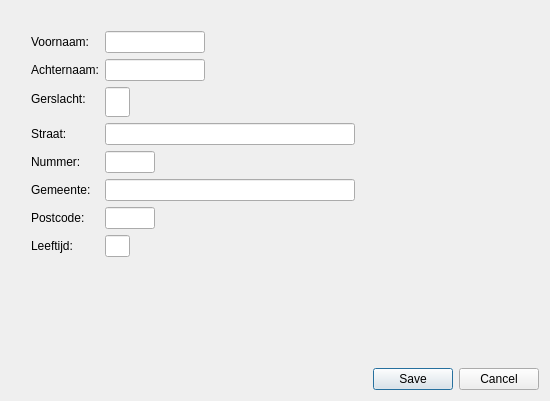
<?xml version="1.0" encoding="UTF-8"?>
<ui version="4.0">
 <class>GebruikersGegevens</class>
 <widget class="QDialog" name="GebruikersGegevens">
  <property name="windowModality">
   <enum>Qt::WindowModal</enum>
  </property>
  <property name="geometry">
   <rect>
    <x>0</x>
    <y>0</y>
    <width>550</width>
    <height>401</height>
   </rect>
  </property>
  <property name="windowTitle">
   <string>Gebruikers Gegevens</string>
  </property>
  <property name="windowIcon">
   <iconset resource="Resources.qrc">
    <normaloff>:/images/site-icon.png</normaloff>:/images/site-icon.png</iconset>
  </property>
  <property name="modal">
   <bool>true</bool>
  </property>
  <layout class="QVBoxLayout" name="verticalLayout">
   <item>
    <layout class="QFormLayout" name="formLayout">
     <property name="leftMargin">
      <number>20</number>
     </property>
     <property name="topMargin">
      <number>20</number>
     </property>
     <property name="rightMargin">
      <number>20</number>
     </property>
     <property name="bottomMargin">
      <number>20</number>
     </property>
     <item row="0" column="0">
      <widget class="QLabel" name="lblVoornaam">
       <property name="text">
        <string>Voornaam:</string>
       </property>
      </widget>
     </item>
     <item row="0" column="1">
      <widget class="QLineEdit" name="inputVoornaam">
       <property name="minimumSize">
        <size>
         <width>100</width>
         <height>0</height>
        </size>
       </property>
       <property name="maximumSize">
        <size>
         <width>100</width>
         <height>16777215</height>
        </size>
       </property>
      </widget>
     </item>
     <item row="1" column="0">
      <widget class="QLabel" name="lblAchternaam">
       <property name="text">
        <string>Achternaam:</string>
       </property>
      </widget>
     </item>
     <item row="1" column="1">
      <widget class="QLineEdit" name="inputAchternaam">
       <property name="minimumSize">
        <size>
         <width>100</width>
         <height>0</height>
        </size>
       </property>
       <property name="maximumSize">
        <size>
         <width>100</width>
         <height>16777215</height>
        </size>
       </property>
      </widget>
     </item>
     <item row="2" column="0">
      <widget class="QLabel" name="label">
       <property name="text">
        <string>Gerslacht:</string>
       </property>
      </widget>
     </item>
     <item row="2" column="1">
      <widget class="QLineEdit" name="inputGeslacht">
       <property name="minimumSize">
        <size>
         <width>25</width>
         <height>30</height>
        </size>
       </property>
       <property name="maximumSize">
        <size>
         <width>25</width>
         <height>30</height>
        </size>
       </property>
       <property name="maxLength">
        <number>1</number>
       </property>
      </widget>
     </item>
     <item row="3" column="0">
      <widget class="QLabel" name="label_2">
       <property name="text">
        <string>Straat:</string>
       </property>
      </widget>
     </item>
     <item row="3" column="1">
      <widget class="QLineEdit" name="inputStraat">
       <property name="minimumSize">
        <size>
         <width>250</width>
         <height>0</height>
        </size>
       </property>
       <property name="maximumSize">
        <size>
         <width>250</width>
         <height>16777215</height>
        </size>
       </property>
       <property name="maxLength">
        <number>250</number>
       </property>
      </widget>
     </item>
     <item row="4" column="0">
      <widget class="QLabel" name="label_3">
       <property name="text">
        <string>Nummer:</string>
       </property>
      </widget>
     </item>
     <item row="4" column="1">
      <widget class="QLineEdit" name="inputNummer">
       <property name="minimumSize">
        <size>
         <width>25</width>
         <height>0</height>
        </size>
       </property>
       <property name="maximumSize">
        <size>
         <width>50</width>
         <height>16777215</height>
        </size>
       </property>
       <property name="maxLength">
        <number>10</number>
       </property>
      </widget>
     </item>
     <item row="5" column="0">
      <widget class="QLabel" name="label_4">
       <property name="text">
        <string>Gemeente:</string>
       </property>
      </widget>
     </item>
     <item row="5" column="1">
      <widget class="QLineEdit" name="inputGemeente">
       <property name="minimumSize">
        <size>
         <width>250</width>
         <height>0</height>
        </size>
       </property>
       <property name="maximumSize">
        <size>
         <width>250</width>
         <height>16777215</height>
        </size>
       </property>
       <property name="maxLength">
        <number>250</number>
       </property>
      </widget>
     </item>
     <item row="6" column="0">
      <widget class="QLabel" name="label_5">
       <property name="text">
        <string>Postcode:</string>
       </property>
      </widget>
     </item>
     <item row="6" column="1">
      <widget class="QLineEdit" name="inputPostcode">
       <property name="minimumSize">
        <size>
         <width>50</width>
         <height>0</height>
        </size>
       </property>
       <property name="maximumSize">
        <size>
         <width>50</width>
         <height>16777215</height>
        </size>
       </property>
       <property name="maxLength">
        <number>25</number>
       </property>
      </widget>
     </item>
     <item row="7" column="0">
      <widget class="QLabel" name="label_6">
       <property name="text">
        <string>Leeftijd:</string>
       </property>
      </widget>
     </item>
     <item row="7" column="1">
      <widget class="QLineEdit" name="inputLeeftijd">
       <property name="minimumSize">
        <size>
         <width>25</width>
         <height>0</height>
        </size>
       </property>
       <property name="maximumSize">
        <size>
         <width>25</width>
         <height>16777215</height>
        </size>
       </property>
       <property name="sizeIncrement">
        <size>
         <width>25</width>
         <height>0</height>
        </size>
       </property>
       <property name="maxLength">
        <number>3</number>
       </property>
      </widget>
     </item>
    </layout>
   </item>
   <item>
    <widget class="QDialogButtonBox" name="buttonBox">
     <property name="orientation">
      <enum>Qt::Horizontal</enum>
     </property>
     <property name="standardButtons">
      <set>QDialogButtonBox::Cancel|QDialogButtonBox::Save</set>
     </property>
    </widget>
   </item>
  </layout>
 </widget>
 <resources>
  <include location="Resources.qrc"/>
 </resources>
 <connections>
  <connection>
   <sender>buttonBox</sender>
   <signal>accepted()</signal>
   <receiver>GebruikersGegevens</receiver>
   <slot>accept()</slot>
   <hints>
    <hint type="sourcelabel">
     <x>248</x>
     <y>254</y>
    </hint>
    <hint type="destinationlabel">
     <x>157</x>
     <y>274</y>
    </hint>
   </hints>
  </connection>
  <connection>
   <sender>buttonBox</sender>
   <signal>rejected()</signal>
   <receiver>GebruikersGegevens</receiver>
   <slot>reject()</slot>
   <hints>
    <hint type="sourcelabel">
     <x>316</x>
     <y>260</y>
    </hint>
    <hint type="destinationlabel">
     <x>286</x>
     <y>274</y>
    </hint>
   </hints>
  </connection>
 </connections>
</ui>
